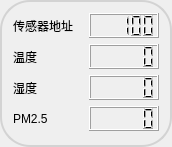
      <widget class="QGroupBox" name="groupBox_25">
       <property name="geometry">
        <rect>
         <x>630</x>
         <y>320</y>
         <width>172</width>
         <height>147</height>
        </rect>
       </property>
       <property name="styleSheet">
        <string notr="true">QGroupBox{

	    border-style: solid;
    border: 2px solid lightgray;
    border-radius: 30px;

}</string>
       </property>
       <property name="title">
        <string/>
       </property>
       <layout class="QGridLayout" name="gridLayout_6">
        <item row="1" column="1">
         <widget class="QLCDNumber" name="sensorAddress_lcd">
          <property name="minimumSize">
           <size>
            <width>0</width>
            <height>25</height>
           </size>
          </property>
          <property name="maximumSize">
           <size>
            <width>80</width>
            <height>25</height>
           </size>
          </property>
          <property name="intValue" stdset="0">
           <number>100</number>
          </property>
         </widget>
        </item>
        <item row="3" column="0">
         <widget class="QLabel" name="label_17">
          <property name="text">
           <string>湿度</string>
          </property>
         </widget>
        </item>
        <item row="2" column="0">
         <widget class="QLabel" name="label_16">
          <property name="text">
           <string>温度</string>
          </property>
         </widget>
        </item>
        <item row="2" column="1">
         <widget class="QLCDNumber" name="lcdNumber_16">
          <property name="minimumSize">
           <size>
            <width>0</width>
            <height>25</height>
           </size>
          </property>
          <property name="maximumSize">
           <size>
            <width>80</width>
            <height>25</height>
           </size>
          </property>
         </widget>
        </item>
        <item row="4" column="0">
         <widget class="QLabel" name="label_18">
          <property name="text">
           <string>PM2.5</string>
          </property>
         </widget>
        </item>
        <item row="4" column="1">
         <widget class="QLCDNumber" name="lcdNumber_18">
          <property name="minimumSize">
           <size>
            <width>0</width>
            <height>25</height>
           </size>
          </property>
          <property name="maximumSize">
           <size>
            <width>80</width>
            <height>25</height>
           </size>
          </property>
         </widget>
        </item>
        <item row="3" column="1">
         <widget class="QLCDNumber" name="lcdNumber_17">
          <property name="minimumSize">
           <size>
            <width>0</width>
            <height>25</height>
           </size>
          </property>
          <property name="maximumSize">
           <size>
            <width>80</width>
            <height>25</height>
           </size>
          </property>
         </widget>
        </item>
        <item row="1" column="0">
         <widget class="QLabel" name="label_36">
          <property name="text">
           <string>传感器地址</string>
          </property>
         </widget>
        </item>
       </layout>
      </widget>
